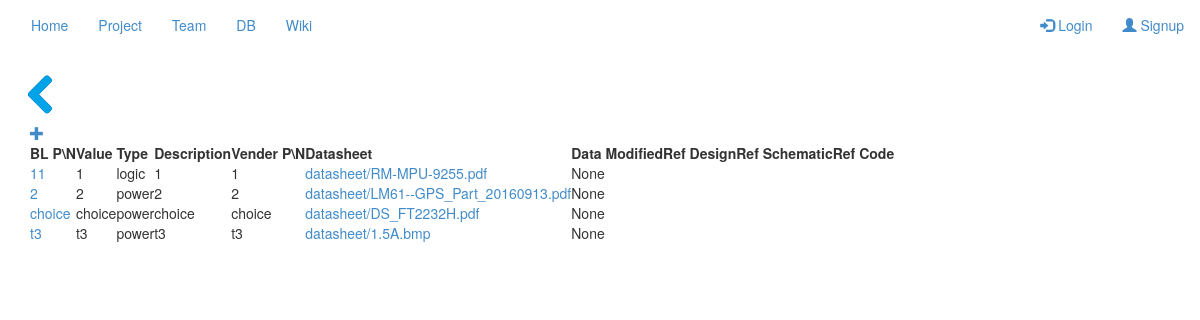
The page /dsshow/ on the database as committed earlier.
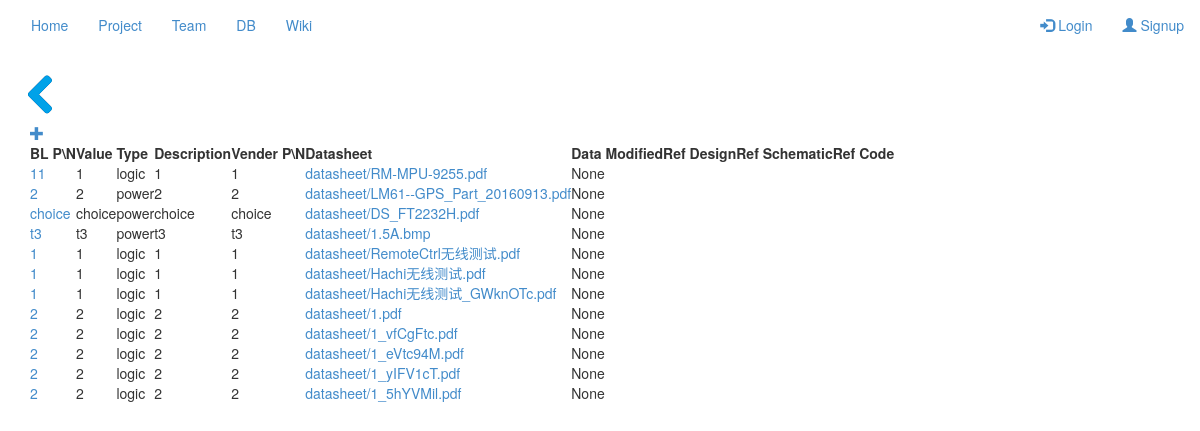
The same page on the database as committed later.
### ds/models.py (models this page shows, shortened)
class ic(models.Model):
    mypn=models.CharField(max_length=30,unique=True)
    value = models.CharField(max_length=30,null=True)
    type = models.CharField(max_length=30,null=True,choices=choice)
    description = models.CharField(max_length=100,null=True)
    venderpn = models.CharField(max_length=30,null=True)
    datasheet =models.FileField(max_length=100,null=True,upload_to='datasheet/')
    refdesign=models.URLField()
    refcode=models.FileField(max_length=100,upload_to='refcode/')
    refsch = models.FileField(max_length=100,upload_to='resch/')
    state=models.NullBooleanField()
    time=models.DateTimeField('Data Modified',auto_now=True)

### ds/views.py (the view)
# urls.py: url(r'^dsshow/',dsv.dsshow,name='dsshow'),
def dsshow(request):
    a=ic.objects.all()
    result=[]
    for i in a:
        type=choice[int(i.type)][1]
        new={'mypn':i.mypn,'value':i.value,'type':type,'description':i.description,
                       'venderpn':i.venderpn,'datasheet':i.datasheet,'refdesign':i.refdesign,'refcode':i.refcode,
                       'refsch':i.refsch,'time':i.time}
        result.append(new)
    return render(request, 'ds_show.html', {'result':result})

### ds/templates/ds_show.html
{% extends 'base.html' %}
{% block body %}
    {% load staticfiles  %}
    <div class="container">
    <div class="row">
        <a href="{% url "dbhome" %}" class="col-md-offset-0"><img src="{% static "image/back.png" %}"></a>
    </div>
    <div id="toolbar" class="btn-group">
        <a class="glyphicon glyphicon-plus" href="{% url "dsupload" %}"></a>
    </div>
    <table data-toggle="table" data-show-columns="true"
           data-show-toggle="true"  data-show-refresh="true"
           data-search="true" data-toolbar="#toolbar"
           data-pagination="true"
             >
    <thead>
        <tr>
            <th data-switchable="false">BL P\N</th>
            <th data-sortable="true" data-switchable="false">Value</th>
            <th data-sortable="true" data-switchable="false">Type</th>
            <th>Description</th>
            <th>Vender P\N</th>
            <th>Datasheet</th>
            <th data-sortable="true">Data Modified</th>
            <th>Ref Design</th>
            <th>Ref Schematic</th>
            <th>Ref Code</th>
        </tr>
    </thead>
    <tbody>
        {% for i in result %}
            <tr>
                <td><a href="\dschange\{{i.mypn}}">{{ i.mypn }}</a></td>
                <td>{{ i.value }}</td>
                <td>{{ i.type }}</td>
                <td>{{ i.description}}</td>
                <td>{{ i.venderpn }}</td>
                <td><a href="{% static i.datasheet %}" target="_blank">{{i.datasheet}}</a></td>
                <td>{{ i.time }}</td>
                <td>{{ i.refdesign }}</td>
                <td><a href="{% static i.refsch %}" target="_blank">{{i.refsch}}</a></td>
                <td><a href="{% static i.refcode %}" target="_blank">{{i.refcode}}</a></td>
            </tr>
    {% endfor %}
    </tbody>
    </table>
    </div>
{% endblock %}

### templates/base.html (shortened to what this page needs)
<!DOCTYPE html>
<html lang="en">
<head>
    {% load staticfiles  %}
    <link rel="stylesheet"  href="{% static "css/bootstrap.min.css" %}">
    <link rel="stylesheet"  href="{% static "css/bootstrap-table.min.css" %}">
</head>
<body>
    {%  block Navigation %}
        <div>
            <nav class="navbar navbar-collapse">
                    <ul class="nav navbar-nav navbar-left">
                            <li class="active "><a href="{% url "index" %}" >Home</a></li>
                            <li ><a href="#" >Project</a></li>
                            <li ><a href="#" >Team</a></li>
                            <li ><a href="{% url "dbhome" %}">DB</a></li>
                            <li ><a href="http://www.bananalife.top:8080">Wiki</a> </li>
                    </ul>
                    <ul class="nav navbar-nav navbar-right">
                        {% if request.user.is_authenticated %}
                            <li><a href="#"><span class="glyphicon glyphicon-user"></span>  {{request.user }}</a></li>
                            <li><a href="{% url "logout" %}"><span class="glyphicon glyphicon-log-out"></span> Logout</a></li>
                         {% else %}
                            <li><a href="{% url "login" %}"><span class="glyphicon glyphicon-log-in"></span> Login</a></li>
                            <li><a href="{% url "signup" %}"><span class="glyphicon glyphicon-user"></span> Signup</a></li>
                        {% endif %}
                    </ul>
            </nav>
        </div>
    {% endblock %}
    {% block body %}
    {% endblock %}
</body>
</html>

Rows that differ between the two databases and show on the page:
added ic: datasheet "datasheet/RemoteCtrl无线测试.pdf"
added ic: datasheet "datasheet/Hachi无线测试.pdf"
added ic: datasheet "datasheet/Hachi无线测试_GWknOTc.pdf"
added ic: datasheet "datasheet/1.pdf"
added ic: datasheet "datasheet/1_vfCgFtc.pdf"
added ic: datasheet "datasheet/1_eVtc94M.pdf"
added ic: datasheet "datasheet/1_yIFV1cT.pdf"
added ic: datasheet "datasheet/1_5hYVMil.pdf"
Other text that changed with them:
new list line: "1 1 logic 1 1 None"
new list line: "2 2 logic 2 2 None"
